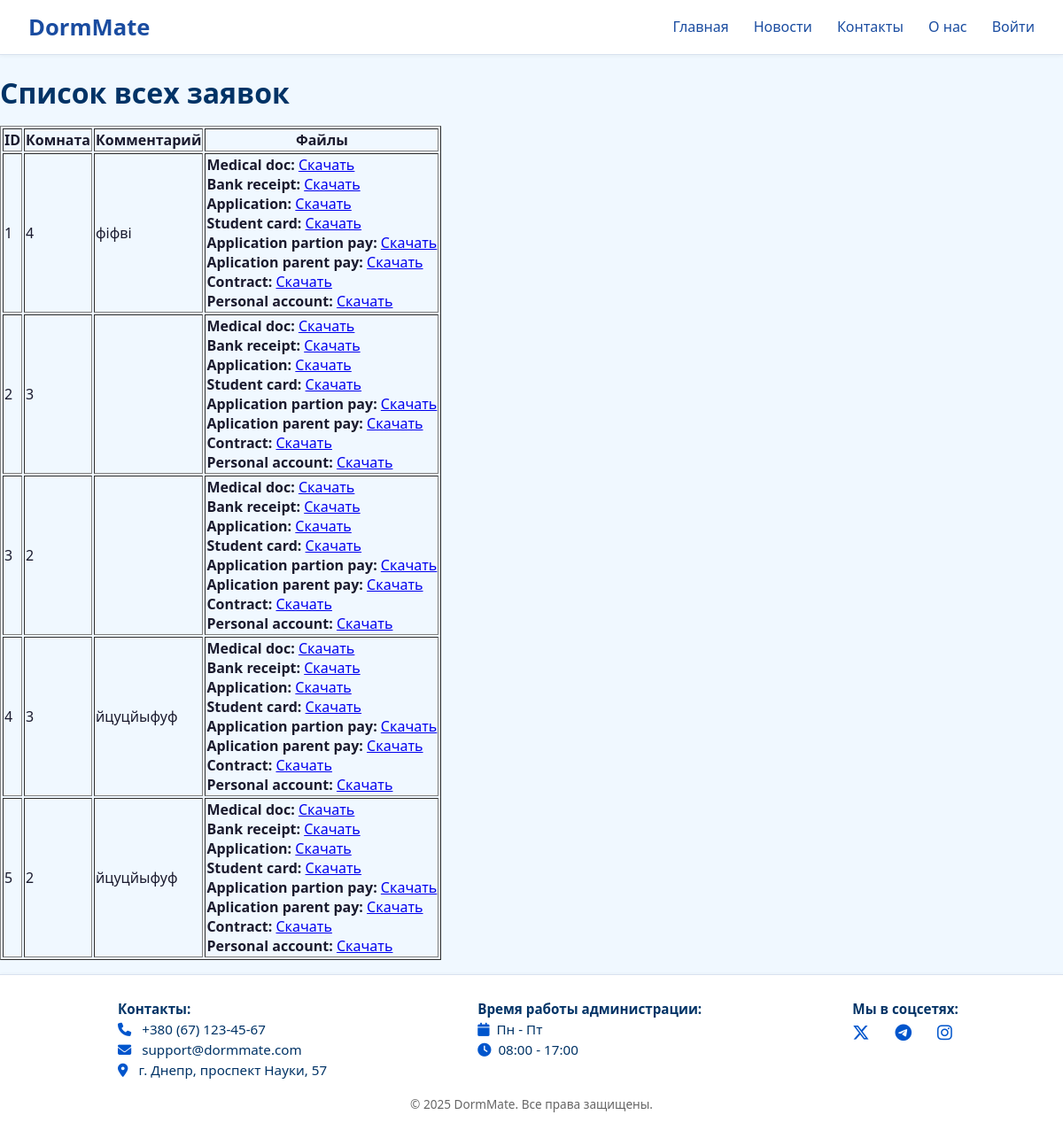
The app's page /rooms/applications/ with its own data.
### rooms/models.py (models this page shows, shortened)
class Application(models.Model):
    user = models.ForeignKey(settings.AUTH_USER_MODEL, on_delete=models.CASCADE)
    room_number = models.IntegerField()
    medical_doc = models.FileField(upload_to='applications/')
    bank_receipt = models.FileField(upload_to='applications/')
    application = models.FileField(upload_to='applications/')
    student_card = models.FileField(upload_to='applications/')
    application_partion_pay = models.FileField(upload_to='applications/')
    aplication_parent_pay = models.FileField(upload_to='applications/')
    contract = models.FileField(upload_to='applications/')
    personal_account = models.FileField(upload_to='applications/')
    comment = models.TextField(blank=True)
    status = models.CharField(max_length=20, default='pending', choices=[
        ('pending', 'Ожидает рассмотрения'),
        ('approved', 'Принята'),
        ('rejected', 'Отклонена'),
    ])
    created_at = models.DateTimeField(auto_now_add=True, blank=True)

### rooms/views.py (the view)
# urls.py: path("rooms/applications/", views.aplication_list_view, name="applications"),
def aplication_list_view(request):
    applications = Application.objects.all()
    file_fields = [
        field.name for field in Application._meta.get_fields()
        if isinstance(field, FileField)
    ]
    apps_with_files = []
    for app in applications:
        files = []
        for field in file_fields:
            file = getattr(app, field)
            if file:
                files.append({
                    'label': field.replace('_', ' ').capitalize(),
                    'url': file.url
                })
        apps_with_files.append({
            'id': app.id,
            'room_number': app.room_number,
            'comment': app.comment,
            'files': files,
        })
    return render(request, 'applications.html', {
        'applications': apps_with_files,
    })

### rooms/templates/applications.html (shortened to what this page needs)
{% extends "base.html" %}
{% load static%}
{% block content %}
<h1>Список всех заявок</h1>
<table border="1">
    <tr>
        <th>ID</th>
        <th>Комната</th>
        <th>Комментарий</th>
        <th>Файлы</th>
    </tr>
    {% for application in applications %}
    <tr>
        <td>{{ application.id }}</td>
        <td>{{ application.room_number }}</td>
        <td>{{ application.comment }}</td>
        <td>
            {% for file in application.files %}
                <strong>{{ file.label }}:</strong>
                <a href="{{ file.url }}" download>Скачать</a><br>
            {% endfor %}
        </td>
    </tr>
    {% endfor %}
</table>
{% endblock content %}

### rooms/static/rooms/base.css (style rules this page uses)
body { font-family: 'Segoe UI', Tahoma, Geneva, Verdana, sans-serif; background-color: #f0f8ff; color: #1a1a2e; margin: 0; padding: 0; }
h1, h2 { color: #003366; margin-bottom: 1rem; }
html, body { height: 100%; margin: 0; padding: 0; }
body { display: flex; flex-direction: column; min-height: 100vh; }

### records on screen
Application: comment "фіфві"
Application: comment "йцуцйыфуф"
Application: comment "йцуцйыфуф"

### other values on screen
{{ application.id }} "1" "2" "3" "4" "5"
{{ application.room_number }} "4" "3" "2" "3" "2"
{{ file.label }} "Medical doc" "Bank receipt" "Application" "Student card" "Application partion pay" "Aplication parent pay" "Contract" "Personal account" "Medical doc" "Bank receipt" "Application" "Student card" "Application partion pay" "Aplication parent pay" "Contract" "Personal account" "Medical doc" "Bank receipt" "Application" "Student card" "Application partion pay" "Aplication parent pay" "Contract" "Personal account" "Medical doc" "Bank receipt" "Application" "Student card" "Application partion pay" "Aplication parent pay" "Contract" "Personal account" "Medical doc" "Bank receipt" "Application" "Student card" "Application partion pay" "Aplication parent pay" "Contract" "Personal account"
